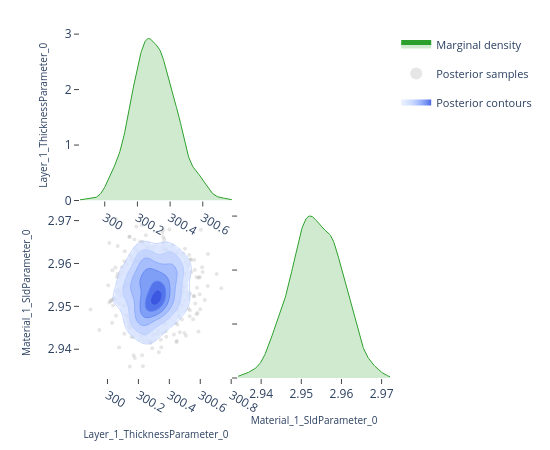

The code cell stored with this chart in its notebook:
### Code cell
# ---- Pairwise focus: thickness vs SLD ---------------------------------------
# A 2-parameter corner plot zooms in on the joint posterior for a specific
# pair.  This is the same view the EasyReflectometryApp's "2D Heatmap"
# sub-tab uses to inspect parameter degeneracies.


params_of_interest = ['Layer_1_ThicknessParameter_0', 'Material_1_SldParameter_0']
idx = [posterior.param_names.index(p) for p in params_of_interest]
subset_draws = np.asarray(posterior.draws)[:, idx]

fig = plot_corner(subset_draws, params_of_interest)
fig.show()

### Figure 1 — Plotly figure (JSON) as saved in the notebook; plotly's stock layout.template omitted (floating-point values rounded to 4 significant figures; data arrays with more than 128 entries replaced by an {"elided": "..."} marker saying what was removed)
{"data": [{"fill": "tozeroy", "fillcolor": "rgba(44, 160, 44, 0.22)", "hoverinfo": "skip", "legendgroup": "marginal", "line": {"color": "rgb(44, 160, 44)", "width": 1}, "mode": "lines", "name": "Marginal density", "showlegend": true, "type": "scatter", "x": {"elided": "256 float values"}, "xaxis": "x", "y": {"elided": "256 float values"}, "yaxis": "y"}, {"hoverinfo": "skip", "legendgroup": "scatter", "marker": {"color": "rgba(140, 140, 140, 0.22)", "size": 4}, "mode": "markers", "name": "Posterior samples", "showlegend": true, "type": "scatter", "x": {"elided": "520 float values"}, "xaxis": "x3", "y": {"elided": "520 float values"}, "yaxis": "y3", "zorder": 0}, {"colorscale": [[0.0, "rgba(224, 233, 255, 0.62)"], [0.35, "rgba(183, 203, 255, 0.70)"], [0.6, "rgba(138, 169, 252, 0.78)"], [0.82, "rgba(96, 131, 242, 0.84)"], [1.0, "rgba(58, 86, 224, 0.90)"]], "connectgaps": false, "contours": {"coloring": "fill", "end": 179.2, "showlabels": false, "showlines": false, "size": 28.3, "start": 37.73}, "hoverinfo": "skip", "legendgroup": "contour", "name": "Posterior contours", "showlegend": true, "showscale": false, "type": "contour", "x": [299.8, 299.9, 299.9, 299.9, 299.9, 299.9, 299.9, 299.9, 299.9, 300.0, 300.0, 300.0, 300.0, 300.0, 300.0, 300.0, 300.0, 300.0, 300.1, 300.1, 300.1, 300.1, 300.1, 300.1, 300.1, 300.1, 300.2, 300.2, 300.2, 300.2, 300.2, 300.2, 300.2, 300.2, 300.2, 300.3, 300.3, 300.3, 300.3, 300.3, 300.3, 300.3, 300.3, 300.4, 300.4, 300.4, 300.4, 300.4, 300.4, 300.4, 300.4, 300.4, 300.5, 300.5, 300.5, 300.5, 300.5, 300.5, 300.5, 300.5, 300.6, 300.6, 300.6, 300.6, 300.6, 300.6, 300.6, 300.6, 300.6, 300.7, 300.7, 300.7, 300.7, 300.7, 300.7, 300.7, 300.7, 300.8, 300.8, 300.8], "xaxis": "x3", "y": [2.934, 2.935, 2.935, 2.936, 2.936, 2.937, 2.937, 2.938, 2.938, 2.939, 2.939, 2.94, 2.94, 2.94, 2.941, 2.941, 2.942, 2.942, 2.943, 2.943, 2.944, 2.944, 2.945, 2.945, 2.946, 2.946, 2.947, 2.947, 2.948, 2.948, 2.949, 2.949, 2.95, 2.95, 2.951, 2.951, 2.951, 2.952, 2.952, 2.953, 2.953, 2.954, 2.954, 2.955, 2.955, 2.956, 2.956, 2.957, 2.957, 2.958, 2.958, 2.959, 2.959, 2.96, 2.96, 2.961, 2.961, 2.962, 2.962, 2.963, 2.963, 2.963, 2.964, 2.964, 2.965, 2.965, 2.966, 2.966, 2.967, 2.967, 2.968, 2.968, 2.969, 2.969, 2.97, 2.97, 2.971, 2.971, 2.972, 2.972], "yaxis": "y3", "z": {"elided": "80x80 float values"}, "zmax": 179.2, "zmin": 37.73, "zorder": 1}, {"colorscale": [[0.0, "rgba(183, 203, 255, 0.94)"], [0.35, "rgba(183, 203, 255, 0.94)"], [0.35, "rgba(138, 169, 252, 0.95)"], [0.6, "rgba(138, 169, 252, 0.95)"], [0.6, "rgba(96, 131, 242, 0.96)"], [0.82, "rgba(96, 131, 242, 0.96)"], [0.82, "rgba(58, 86, 224, 0.98)"], [1.0, "rgba(58, 86, 224, 0.98)"]], "contours": {"coloring": "lines", "end": 179.2, "showlabels": false, "size": 28.3, "start": 37.73}, "hoverinfo": "skip", "legendgroup": "contour", "line": {"width": 0.9}, "showlegend": false, "showscale": false, "type": "contour", "x": [299.8, 299.9, 299.9, 299.9, 299.9, 299.9, 299.9, 299.9, 299.9, 300.0, 300.0, 300.0, 300.0, 300.0, 300.0, 300.0, 300.0, 300.0, 300.1, 300.1, 300.1, 300.1, 300.1, 300.1, 300.1, 300.1, 300.2, 300.2, 300.2, 300.2, 300.2, 300.2, 300.2, 300.2, 300.2, 300.3, 300.3, 300.3, 300.3, 300.3, 300.3, 300.3, 300.3, 300.4, 300.4, 300.4, 300.4, 300.4, 300.4, 300.4, 300.4, 300.4, 300.5, 300.5, 300.5, 300.5, 300.5, 300.5, 300.5, 300.5, 300.6, 300.6, 300.6, 300.6, 300.6, 300.6, 300.6, 300.6, 300.6, 300.7, 300.7, 300.7, 300.7, 300.7, 300.7, 300.7, 300.7, 300.8, 300.8, 300.8], "xaxis": "x3", "y": [2.934, 2.935, 2.935, 2.936, 2.936, 2.937, 2.937, 2.938, 2.938, 2.939, 2.939, 2.94, 2.94, 2.94, 2.941, 2.941, 2.942, 2.942, 2.943, 2.943, 2.944, 2.944, 2.945, 2.945, 2.946, 2.946, 2.947, 2.947, 2.948, 2.948, 2.949, 2.949, 2.95, 2.95, 2.951, 2.951, 2.951, 2.952, 2.952, 2.953, 2.953, 2.954, 2.954, 2.955, 2.955, 2.956, 2.956, 2.957, 2.957, 2.958, 2.958, 2.959, 2.959, 2.96, 2.96, 2.961, 2.961, 2.962, 2.962, 2.963, 2.963, 2.963, 2.964, 2.964, 2.965, 2.965, 2.966, 2.966, 2.967, 2.967, 2.968, 2.968, 2.969, 2.969, 2.97, 2.97, 2.971, 2.971, 2.972, 2.972], "yaxis": "y3", "z": {"elided": "80x80 float values"}, "zmax": 179.2, "zmin": 37.73, "zorder": 2}, {"fill": "tozeroy", "fillcolor": "rgba(44, 160, 44, 0.22)", "hoverinfo": "skip", "legendgroup": "marginal", "line": {"color": "rgb(44, 160, 44)", "width": 1}, "mode": "lines", "name": "Marginal density", "showlegend": false, "type": "scatter", "x": {"elided": "256 float values"}, "xaxis": "x4", "y": {"elided": "256 float values"}, "yaxis": "y4"}], "layout": {"height": 450, "legend": {"font": {"size": 11}, "itemsizing": "constant", "orientation": "v", "x": 1.02, "xanchor": "left", "y": 1.0, "yanchor": "top"}, "margin": {"b": 60, "l": 80, "r": 160, "t": 30}, "plot_bgcolor": "white", "showlegend": true, "width": 550, "xaxis": {"anchor": "y", "domain": [0.0, 0.49], "showgrid": false, "ticks": "outside", "zeroline": false}, "xaxis2": {"anchor": "y2", "domain": [0.51, 1.0], "showgrid": false, "ticks": "outside", "visible": false, "zeroline": false}, "xaxis3": {"anchor": "y3", "domain": [0.0, 0.49], "showgrid": false, "ticks": "outside", "title": {"font": {"size": 10}, "text": "Layer_1_ThicknessParameter_0"}, "zeroline": false}, "xaxis4": {"anchor": "y4", "domain": [0.51, 1.0], "showgrid": false, "ticks": "outside", "title": {"font": {"size": 10}, "text": "Material_1_SldParameter_0"}, "zeroline": false}, "yaxis": {"anchor": "x", "domain": [0.51, 1.0], "showgrid": false, "ticks": "outside", "title": {"font": {"size": 10}, "text": "Layer_1_ThicknessParameter_0"}, "zeroline": false}, "yaxis2": {"anchor": "x2", "domain": [0.51, 1.0], "showgrid": false, "ticks": "outside", "visible": false, "zeroline": false}, "yaxis3": {"anchor": "x3", "domain": [0.0, 0.49], "showgrid": false, "ticks": "outside", "title": {"font": {"size": 10}, "text": "Material_1_SldParameter_0"}, "zeroline": false}, "yaxis4": {"anchor": "x4", "domain": [0.0, 0.49], "showgrid": false, "showticklabels": false, "ticks": "outside", "zeroline": false}}}
